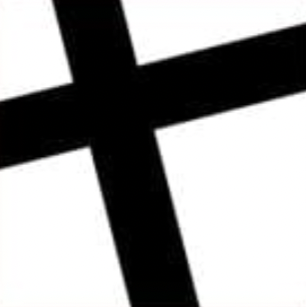
#> input picture LFR01/05.png, 306 x 307 px
$ python testrune2.py
#> lines starting #> are read from the running program, lines starting #| are printed output that depends on the picture; after the words box and inside, x2 and y2 are one past the last pixel; in counts of white or black regions, pixels touching at a corner belong together; long printed decimals are rounded
import math
import cv2 as cv
import numpy as np
img = cv.imread("05.png")
#> img is the input picture: shape (307, 306, 3); mean B, G, R 153, 153.1, 153.1
Blank = np.zeros((img.shape))
cv.imshow("given",img)
img = cv.resize(img, (400,400))
#> img: shape (400, 400, 3)
edge = cv.Canny(img, 500, 1000, apertureSize=5, L2gradient=True )
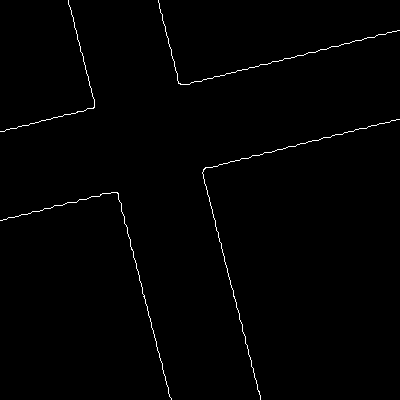
#> edge: shape (400, 400); 0.79% white in thin lines or dots
#cv.imshow("image", edge)

#Finding contours in the image
contours, hierarchy = cv.findContours(edge, cv.RETR_EXTERNAL, cv.CHAIN_APPROX_NONE)
#> contours = 4 contours, all with area under 20

#Printing out the number of contours
print("Number of Contours found = " + str(len(contours)))
#| Number of Contours found = 4

#Drawing out the contours on a blank image
cv.drawContours(Blank, contours, -1, (0,255,0), 0)
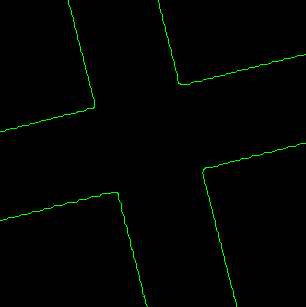
#> Blank: shape (307, 306, 3) float64; mean of channels 0, 1, 2 0, 2.4, 0; drawn as B, G, R

#Checking if the image is of an intersection or not
if (len(contours)>2):
    print("The image is of an intersection")
else:
    c = contours[0]
    c2 = contours[1]
    extr = tuple(c[c[:, :, 0].argmin()][0])
    extl = tuple(c[c[:, :, 0].argmax()][0])
    extr1 = tuple(c2[c2[:, :, 0].argmin()][0])
    resr=""
    resl=""
    resr1=""
    for i in extr:
        resr+=str(i)
        break
    resr= int(resr)
    for i in extl:
        resl+=str(i)
        break
    resl= int(resl)
    for i in extr1:
        resr1+=str(i)
        break
    resr1= int(resr1)
    offset = (resr1 - resr)/2
   # print(resr1,resr)
    if offset < 0:
        offset= offset*(-1)
    angle = (resr - resl)/400
    if angle < 0:
        angle= angle*(-1)
    offangle = math.atan(angle)
    offangle = math.degrees(offangle)
  #  print(resr,"  ",resl,"  ",resr1)
    print("offset distnace     =", offset)
    print("offset angle        =", offangle)

cv.imshow("Contours", Blank)

cv.waitKey(0)

$ run again, with LFR01/01.png copied over LFR01/05.png
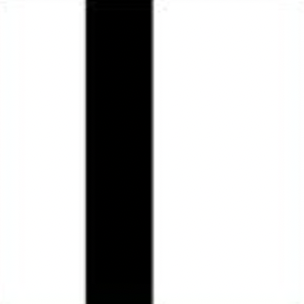
#> input picture LFR01/01.png, 304 x 304 px
#> img is the input picture: shape (304, 304, 3); mean B, G, R 198.5, 198.6, 198.5
#> img: shape (400, 400, 3)
#> `edge = cv.Canny(img, 500, 1000, apertureSize=5, L2gradient=True )`:
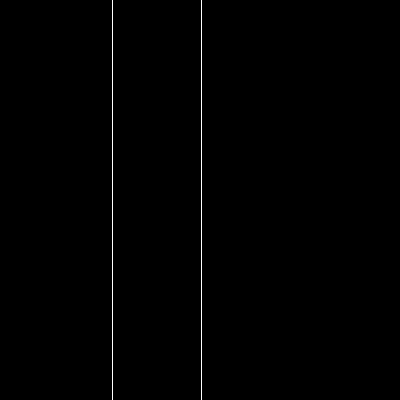
#> edge: shape (400, 400); 0.5% white in thin lines or dots, all inside (x1, y1, x2, y2) = (112, 0, 202, 400)
#> contours = 2 contours, all with area under 20
#| Number of Contours found = 2
#> c = contour of 798 points, box (x1, y1, x2, y2) (201, 0, 202, 400), area 0
#> c2 = contour of 798 points, box (x1, y1, x2, y2) (112, 0, 113, 400), area 0
#> extr = (201, 0)
#> extr1 = (112, 0)
#> the loop `for i in extr:` made 1 pass
#> (i, resr) on pass 1: (201, '201')
#> `resr= int(resr)`: resr = 201
#> the loop `for i in extl:` made 1 pass
#> the loop `for i in extr1:` made 1 pass
#> (i, resr1) on pass 1: (112, '112')
#> `resr1= int(resr1)`: resr1 = 112
#> `offset = (resr1 - resr)/2`: offset = -44.5
#> `offset= offset*(-1)`: offset = 44.5
#> angle = 0
#| offset distnace     = 44.5
#| offset angle        = 0.0
#> `cv.imshow("Contours", Blank)`:
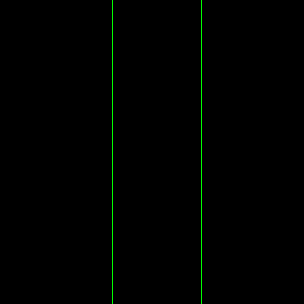
#> window 'Contours': shape (304, 304, 3); mean B, G, R 0, 1.7, 0

$ run again, with LFR01/02.png copied over LFR01/05.png
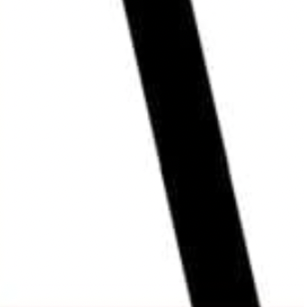
#> input picture LFR01/02.png, 304 x 307 px
#> img is the input picture: shape (307, 304, 3); mean B, G, R 197.7, 197.7, 197.8
#> img: shape (400, 400, 3)
#> `edge = cv.Canny(img, 500, 1000, apertureSize=5, L2gradient=True )`:
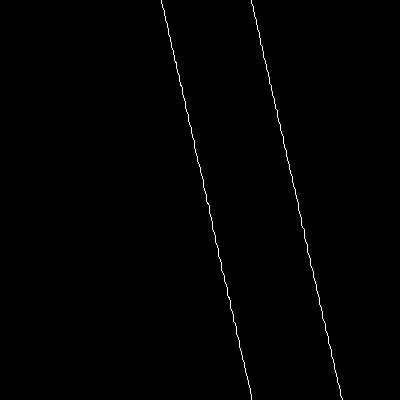
#> edge: shape (400, 400); 0.5% white in thin lines or dots, all inside (x1, y1, x2, y2) = (161, 0, 343, 400)
#> contours = 2 contours, all with area under 20
#| Number of Contours found = 2
#> c = contour of 798 points, box (x1, y1, x2, y2) (251, 0, 343, 400), area 0
#> c2 = contour of 798 points, box (x1, y1, x2, y2) (161, 0, 252, 400), area 4
#> extr = (251, 0)
#> extl = (342, 398)
#> extr1 = (161, 0)
#> the loop `for i in extr:` made 1 pass
#> (i, resr) on pass 1: (251, '251')
#> `resr= int(resr)`: resr = 251
#> the loop `for i in extl:` made 1 pass
#> (i, resl) on pass 1: (342, '342')
#> `resl= int(resl)`: resl = 342
#> the loop `for i in extr1:` made 1 pass
#> (i, resr1) on pass 1: (161, '161')
#> `resr1= int(resr1)`: resr1 = 161
#> `offset = (resr1 - resr)/2`: offset = -45
#> `offset= offset*(-1)`: offset = 45
#> `angle = (resr - resl)/400`: angle = -0.228
#> `angle= angle*(-1)`: angle = 0.228
#> `offangle = math.atan(angle)`: offangle = 0.224
#> `offangle = math.degrees(offangle)`: offangle = 12.82
#| offset distnace     = 45.0
#| offset angle        = 12.817
#> `cv.imshow("Contours", Blank)`:
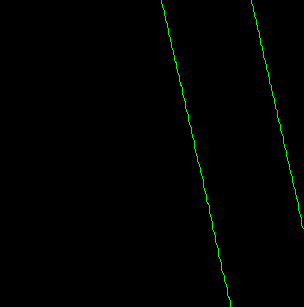
#> window 'Contours': shape (307, 304, 3); mean B, G, R 0, 1.5, 0
